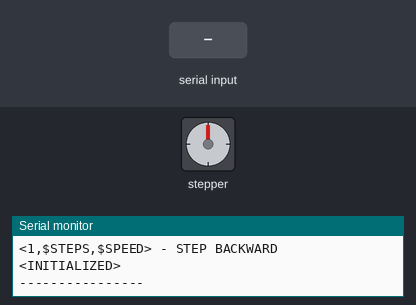
The sketch below on a simulated Arduino Uno, built with avr-gcc and run on an emulated ATmega328P. On the bench: stepper motor, the last lines printed to the serial monitor. Wiring (inferred from the names in the program): stepper motor driver (200 steps per turn assumed): step pin 3; direction pin 2. The test bench sets the inputs (shaded band).

Above: at 1.2 s.
1.3 s: "<1,90>" received over Serial
At 1.7 s:
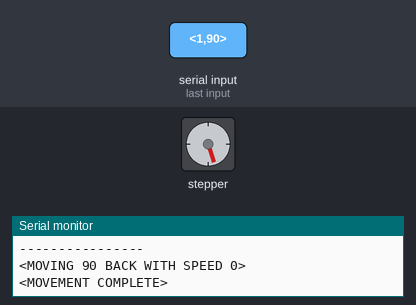
2.8 s: "<1,90,45>" received over Serial
At 3.2 s:
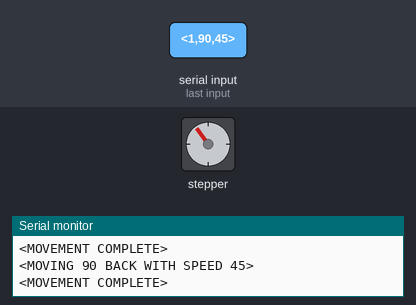
4.3 s: "<1,90>" received over Serial
At 5.2 s:
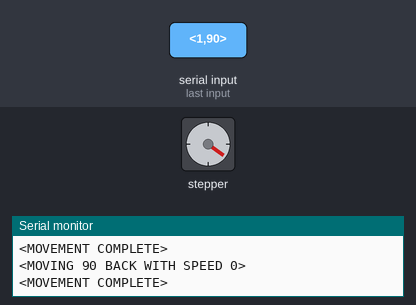
5.8 s: "<1,90,45>" received over Serial
At 6.7 s:
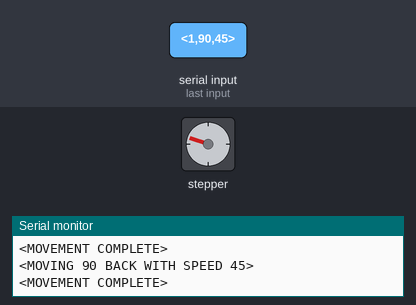
Timing chart, 0 to 8.3 s (numbered marks = the images above; inputs shaded):
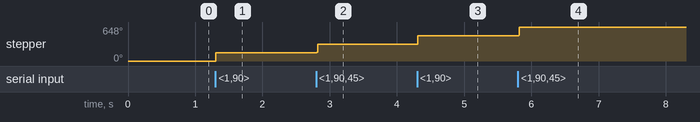

Measured:
- after the input at 1.3 s, stepper: turns 162° clockwise, starting at once
- after the input at 2.8 s, stepper: goes 163° 0.01 s, then 324°, starting at once
- after the input at 4.3 s, stepper: turns 162° clockwise, starting at once
- after the input at 5.8 s, stepper: goes 487° 0.01 s, then 648°, starting at once

The sketch:

focus_stacking_firmware.ino
```cpp
#define dirPin 2
#define pulsePin 3

const byte numChars = 32;
char receivedData[numChars];
char tempData[numChars];
int functionCalled = 0;
int int1Data = 0;
int int2Data = 100;
int int3Data = 0;
int int4Data = 0;
boolean newData = false;


void setup() {
  Serial.begin(9600); // initiate serial connection
  Serial.println("<INITIALIZING>");
  pinMode(dirPin, OUTPUT);
  pinMode(pulsePin, OUTPUT);
  Serial.println("FOCUS STACKING v0.01");
  Serial.println("COMMANDS:");
  Serial.println("<0,$STEPS,$SPEED> - STEP FORWARD");
  Serial.println("<1,$STEPS,$SPEED> - STEP BACKWARD");
  Serial.println("<INITIALIZED>");
  Serial.println("----------------");
}

void loop()
{
  recvData();
  if (newData == true){
    strcpy(tempData, receivedData);
    parseData();
    callFunction();
    newData=false;
  }
}

void stepForward(unsigned int steps, int speed){
  Serial.print("<MOVING ");
  Serial.print(steps);
  Serial.print(" FORWARD WITH SPEED ");
  Serial.print(speed);
  Serial.println(">");
  for (int i=0; i<steps; i++){
    digitalWrite(dirPin, LOW);
    digitalWrite(pulsePin, HIGH);
    delayMicroseconds(speed);
    digitalWrite(pulsePin, LOW);
    delayMicroseconds(speed);
  }
  Serial.println("<MOVEMENT COMPLETE>");
}

void stepBack(unsigned int steps, int speed){
  Serial.print("<MOVING ");
  Serial.print(steps);
  Serial.print(" BACK WITH SPEED ");
  Serial.print(speed);
  Serial.println(">");
  for (int i=0; i<steps; i++){
    digitalWrite(dirPin, HIGH);
    digitalWrite(pulsePin, HIGH);
    delayMicroseconds(speed);
    digitalWrite(pulsePin, LOW);
    delayMicroseconds(speed);
  }
  Serial.println("<MOVEMENT COMPLETE>");
}


//Serial data
//call function based on serial input
void callFunction(){
  // 0 = forwards.
  if(functionCalled == 0){
    stepForward(int1Data, int2Data);}
  // 1 = step backwards
  else if(functionCalled == 1){
    stepBack(int1Data, int2Data);}
  // error
  else{
    Serial.print("<INCORRECT FUNCTION CALL: ");
    Serial.print(functionCalled);
    Serial.println(">");
  }
}


// receive serial data
// recieves and appends data send between startMarker and endMarker
void recvData(){
  static boolean receivingData = false;
  static byte ndx = 0;
  char startMarker = '<';
  char endMarker = '>';
  char rc;

  while (Serial.available() > 0 && newData == false){
    rc = Serial.read();

    if (receivingData == true){
      // append new character to receivedData
      if (rc != endMarker){
        receivedData[ndx] = rc;
        ndx++;
        // overflow buffer
        if (ndx >= numChars){
          ndx = numChars -1;
        }
      }
      // end receiving
      else {
        receivedData[ndx] = '\0';
        receivingData = false;
        ndx = 0;
        // flag new data
        newData = true;
      }
    }
    // starts recieving at "<"
    else if (rc == startMarker){
      receivingData = true;
    }
  }
}


// parse data input to INTs <FUNCTION, INT1, INT2, INT3, INT4>
void parseData(){
  char * strtokIndx;

  strtokIndx = strtok(tempData, ",");
  functionCalled = atoi(strtokIndx);

  strtokIndx = strtok(NULL, ",");
  int1Data = atoi(strtokIndx);

  strtokIndx = strtok(NULL, ",");
  int2Data = atoi(strtokIndx);

  strtokIndx = strtok(NULL, ",");
  int3Data = atoi(strtokIndx);

  strtokIndx = strtok(NULL, ",");
  int4Data = atoi(strtokIndx);
}
```
